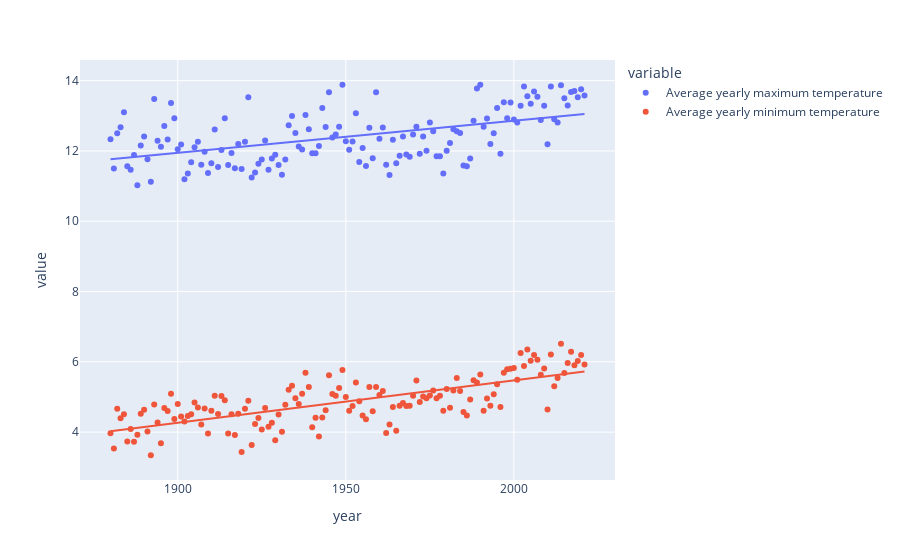

Notebook code cell kept with this figure:
### Code cell
import plotly.express as px

# plot the line chart using plotly express
fig = px.scatter(yearly_df, x='year', y=['Average yearly maximum temperature', 'Average yearly minimum temperature'],
                 trendline='ols')

# show the plot
fig.show()

### Figure 1 — Plotly figure (JSON) as saved in the notebook; plotly's stock layout.template omitted (floating-point values rounded to 4 significant figures; data arrays with more than 128 entries replaced by an {"elided": "..."} marker saying what was removed)
{"data": [{"hovertemplate": "variable=Average yearly maximum temperature<br>year=%{x}<br>value=%{y}<extra></extra>", "legendgroup": "Average yearly maximum temperature", "marker": {"color": "#636efa", "symbol": "circle"}, "mode": "markers", "name": "Average yearly maximum temperature", "orientation": "v", "showlegend": true, "type": "scatter", "x": {"elided": "142 int values"}, "xaxis": "x", "y": {"elided": "142 float values"}, "yaxis": "y"}, {"hovertemplate": "<b>OLS trendline</b><br>value = 0.00913252 * year + -5.40326<br>R<sup>2</sup>=0.257372<br><br>variable=Average yearly maximum temperature<br>year=%{x}<br>value=%{y} <b>(trend)</b><extra></extra>", "legendgroup": "Average yearly maximum temperature", "marker": {"color": "#636efa", "symbol": "circle"}, "mode": "lines", "name": "Average yearly maximum temperature", "showlegend": false, "type": "scatter", "x": {"elided": "142 int values"}, "xaxis": "x", "y": {"elided": "142 float values"}, "yaxis": "y"}, {"hovertemplate": "variable=Average yearly minimum temperature<br>year=%{x}<br>value=%{y}<extra></extra>", "legendgroup": "Average yearly minimum temperature", "marker": {"color": "#EF553B", "symbol": "circle"}, "mode": "markers", "name": "Average yearly minimum temperature", "orientation": "v", "showlegend": true, "type": "scatter", "x": {"elided": "142 int values"}, "xaxis": "x", "y": {"elided": "142 float values"}, "yaxis": "y"}, {"hovertemplate": "<b>OLS trendline</b><br>value = 0.0120452 * year + -18.6185<br>R<sup>2</sup>=0.529544<br><br>variable=Average yearly minimum temperature<br>year=%{x}<br>value=%{y} <b>(trend)</b><extra></extra>", "legendgroup": "Average yearly minimum temperature", "marker": {"color": "#EF553B", "symbol": "circle"}, "mode": "lines", "name": "Average yearly minimum temperature", "showlegend": false, "type": "scatter", "x": {"elided": "142 int values"}, "xaxis": "x", "y": {"elided": "142 float values"}, "yaxis": "y"}], "layout": {"legend": {"title": {"text": "variable"}, "tracegroupgap": 0}, "margin": {"t": 60}, "xaxis": {"anchor": "y", "domain": [0, 1], "title": {"text": "year"}}, "yaxis": {"anchor": "x", "domain": [0, 1], "title": {"text": "value"}}}}
